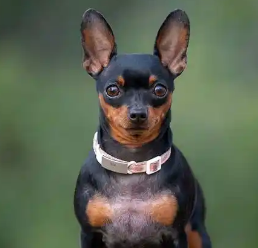
#> input picture 01-learning-basics/03-opencv/imgs/test.jpg, 258 x 248 px
$ python '06-旋转变换.py'
#> lines starting #> are read from the running program, lines starting #| are printed output that depends on the picture
import cv2
import numpy as np

image = cv2.imread("./imgs/test.jpg")
#> image is the input picture: shape (248, 258, 3); mean B, G, R 82.1, 100, 91.4
h, w, c = image.shape
#> h = 248; w = 258; c = 3
# 设置旋转的中心位置
center = (h // 2, w // 2)
#> center = (124, 129)

# 变换矩阵
# getRotationMatrix2D(旋转中心点位置,旋转角度,缩放值)
M = cv2.getRotationMatrix2D(center, 15., 1.0)

result = cv2.warpAffine(image, M, dsize=(w + 40, h + 40))
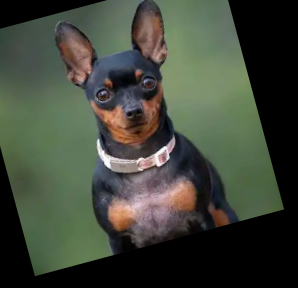
#> result: shape (288, 298, 3); mean B, G, R 58.1, 70.4, 64.8
cv2.imshow("result", result)
cv2.waitKey(0)
